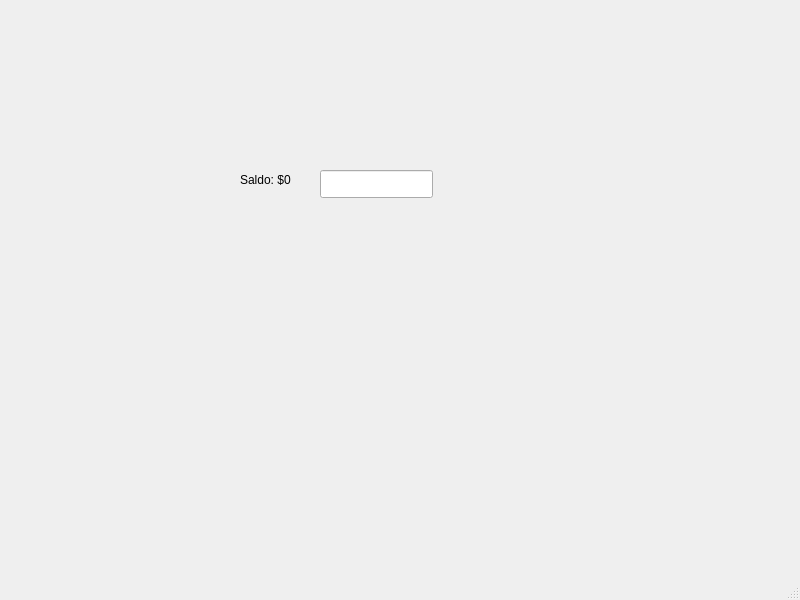
<?xml version="1.0" encoding="UTF-8"?>
<ui version="4.0">
 <class>MainWindow</class>
 <widget class="QMainWindow" name="MainWindow">
  <property name="geometry">
   <rect>
    <x>0</x>
    <y>0</y>
    <width>800</width>
    <height>600</height>
   </rect>
  </property>
  <property name="windowTitle">
   <string>MainWindow</string>
  </property>
  <widget class="QWidget" name="centralwidget">
   <widget class="QLabel" name="lblSaldo">
    <property name="geometry">
     <rect>
      <x>240</x>
      <y>170</y>
      <width>62</width>
      <height>20</height>
     </rect>
    </property>
    <property name="text">
     <string>Saldo: $0</string>
    </property>
   </widget>
   <widget class="QLineEdit" name="txtMonto">
    <property name="geometry">
     <rect>
      <x>320</x>
      <y>170</y>
      <width>113</width>
      <height>28</height>
     </rect>
    </property>
   </widget>
  </widget>
  <widget class="QMenuBar" name="menubar">
   <property name="geometry">
    <rect>
     <x>0</x>
     <y>0</y>
     <width>800</width>
     <height>25</height>
    </rect>
   </property>
  </widget>
  <widget class="QStatusBar" name="statusbar"/>
 </widget>
 <resources/>
 <connections/>
</ui>
